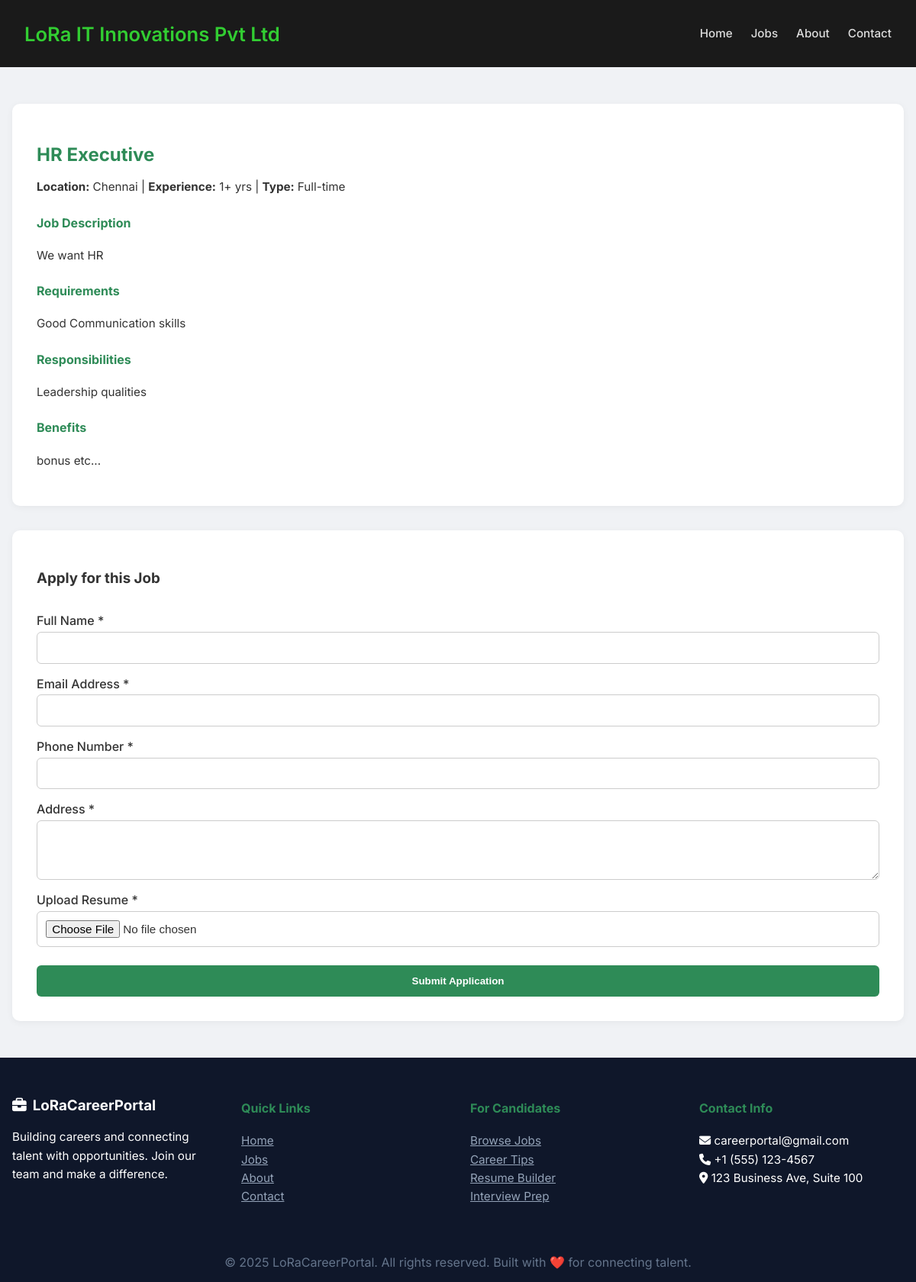
The app's page /jobs/2/ with its own data.
### app/models.py (models this page shows, shortened)
class JobDetails(models.Model):
    title = models.CharField(max_length=200)
    location = models.CharField(max_length=100)
    experience = models.CharField(max_length=100)
    job_type = models.CharField(max_length=50, default="Full-time")  # Ensure this exists!
    description = models.TextField()
    requirements = models.TextField(blank=True)
    responsibilities = models.TextField(blank=True)
    benefits = models.TextField(blank=True)

### app/views.py (the view)
# urls.py: path('jobs/<int:job_id>/', views.job_detail, name='job_detail'),
def job_detail(request, job_id):
    job = get_object_or_404(JobDetails, id=job_id)
    if request.method == 'POST':
        form = JobApplicationForm(request.POST, request.FILES)
        if form.is_valid():
            application = form.save(commit=False)
            application.job = job
            application.save()
            return render(request, 'job_application_success.html', {'job': job})
    else:
        form = JobApplicationForm()
    return render(request, 'job-details.html', {'job': job, 'form': form})

### app/forms.py
class JobApplicationForm(forms.ModelForm):
    class Meta:
        model = JobApplication
        fields = ['full_name', 'email', 'phone', 'address', 'resume']

### templates/job-details.html (shortened to what this page needs)
{% load static %}
<!DOCTYPE html>
<html lang="en">
<head>
  <link rel="stylesheet" href="{% static 'css/job-details.css' %}">
</head>
<body>
  <header>
    <div class="logo">LoRa IT Innovations Pvt Ltd</div>
    <ul class="nav-links">
      <li><a href="{% url 'home' %}">Home</a></li>
      <li><a href="{% url 'jobs' %}">Jobs</a></li>
      <li><a href="{% url 'about' %}">About</a></li>
      <li><a href="{% url 'contact' %}">Contact</a></li>
    </ul>
  </header>
  <div class="container">
    <div class="left">
      <h2>{{ job.title }}</h2>
      <p>
        <strong>Location:</strong> {{ job.location }} |
        <strong>Experience:</strong> {{ job.experience }} |
        <strong>Type:</strong> {{ job.job_type }}
      </p>
      <h4>Job Description</h4>
      <p>{{ job.description }}</p>
      {% if job.requirements %}
      <h4>Requirements</h4>
      <p>{{ job.requirements }}</p>
      {% endif %}
      {% if job.responsibilities %}
      <h4>Responsibilities</h4>
      <p>{{ job.responsibilities }}</p>
      {% endif %}
      {% if job.benefits %}
      <h4>Benefits</h4>
      <p>{{ job.benefits }}</p>
      {% endif %}
    </div>
    <div class="right job-form">
      <h3>Apply for this Job</h3>
      <form method="POST" enctype="multipart/form-data">
        <label>Full Name *</label>
        <input type="text" name="full_name" required>
        <label>Email Address *</label>
        <input type="email" name="email" required>
        <label>Phone Number *</label>
        <input type="tel" name="phone" maxlength="10" pattern="[0-9]{10}" required>
        <label>Address *</label>
        <textarea name="address" rows="3" required></textarea>
        <label>Upload Resume *</label>
        <input type="file" name="resume" accept=".pdf,.doc,.docx" required>
        <button type="submit">Submit Application</button>
      </form>
    </div>
  </div>
  <footer>
    <div class="footer-grid" style="display: grid; grid-template-columns: repeat(auto-fit, minmax(220px, 1fr)); gap: 2rem; max-width: 1200px; margin: auto; padding: 2rem 1rem; background-color: #0f172a; color: white;">
      <div>
        <h3><i class="fas fa-briefcase" style="margin-right: 8px;"></i>LoRaCareerPortal</h3>
        <p>Building careers and connecting talent with opportunities. Join our team and make a difference.</p>
      </div>
      <div>
        <h4>Quick Links</h4>
        <ul style="list-style: none; padding: 0;">
          <li><a href="{% url 'home' %}" style="color: #94a3b8;">Home</a></li>
          <li><a href="{% url 'jobs' %}" style="color: #94a3b8;">Jobs</a></li>
          <li><a href="{% url 'about' %}" style="color: #94a3b8;">About</a></li>
          <li><a href="{% url 'contact' %}" style="color: #94a3b8;">Contact</a></li>
        </ul>
      </div>
      <div>
        <h4>For Candidates</h4>
        <ul style="list-style: none; padding: 0;">
          <li><a href="#" style="color: #94a3b8;">Browse Jobs</a></li>
          <li><a href="#" style="color: #94a3b8;">Career Tips</a></li>
          <li><a href="#" style="color: #94a3b8;">Resume Builder</a></li>
          <li><a href="#" style="color: #94a3b8;">Interview Prep</a></li>
        </ul>
      </div>
      <div>
        <h4>Contact Info</h4>
        <ul style="list-style: none; padding: 0;">
          <li><i class="fas fa-envelope"></i> careerportal@gmail.com</li>
          <li><i class="fas fa-phone"></i> +1 (555) 123-4567</li>
          <li><i class="fas fa-map-marker-alt"></i> 123 Business Ave, Suite 100</li>
        </ul>
      </div>
    </div>
    <div style="text-align: center; padding: 1rem; background-color: #0f172a; color: #64748b;">
      &copy; 2025 LoRaCareerPortal. All rights reserved. Built with ❤️ for connecting talent.
    </div>
  </footer>
</body>
</html>

### static/css/job-details.css (style rules this page uses)
:root { --bg: #f0f2f5; --text: #333; --card-bg: #fff; --primary: #2e8b57; --accent: #32cd32; }
body { margin: 0; font-family: 'Inter', sans-serif; background-color: var(--bg); color: var(--text); }
header { background-color: #1a1a1a; padding: 1rem 2rem; display: flex; justify-content: space-between; align-items: center; }
.logo { font-size: 1.6rem; font-weight: 600; color: var(--accent); }
.nav-links { list-style: none; display: flex; gap: 1.5rem; padding: 0; }
.nav-links li a { color: #ddd; text-decoration: none; font-weight: 500; }
.container { display: flex; flex-wrap: wrap; gap: 2rem; max-width: 1200px; margin: 2rem auto; padding: 1rem; }
.left, .right { background: var(--card-bg); border-radius: 10px; padding: 2rem; box-shadow: 0 2px 10px rgba(0, 0, 0, 0.05); }
.left { flex: 1 1 55%; }
.right { flex: 1 1 40%; }
h2 { color: var(--primary); margin-bottom: 1rem; }
h4 { margin-top: 1.5rem; color: var(--primary); }
p, li { font-size: 0.95rem; line-height: 1.6; }
ul { padding-left: 1.2rem; }
.job-form form { display: flex; flex-direction: column; }
.job-form label { font-weight: 500; margin-top: 1rem; }
.job-form input, .job-form textarea { padding: 0.7rem; margin-top: 0.3rem; border: 1px solid #ccc; border-radius: 6px; font-size: 0.95rem; }
.job-form textarea { resize: vertical; }
.job-form button { margin-top: 1.5rem; padding: 0.8rem; background: var(--primary); color: white; border: none; border-radius: 6px; cursor: pointer; font-weight: 600; }

### records on screen
JobDetails: title "HR Executive", location "Chennai", experience "1+ yrs", job_type "Full-time", description "We want HR", requirements "Good Communication skills", responsibilities "Leadership qualities", benefits "bonus etc..."
